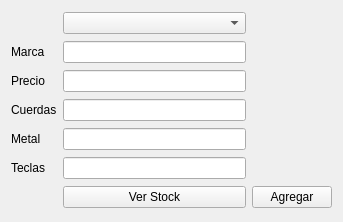
<?xml version="1.0" encoding="UTF-8"?>
<ui version="4.0">
 <class>Formulario</class>
 <widget class="QWidget" name="Formulario">
  <property name="geometry">
   <rect>
    <x>0</x>
    <y>0</y>
    <width>343</width>
    <height>222</height>
   </rect>
  </property>
  <property name="windowTitle">
   <string>Formulario</string>
  </property>
  <layout class="QGridLayout" name="gridLayout">
   <item row="3" column="1">
    <widget class="QLineEdit" name="leCantidadDeCuerdas"/>
   </item>
   <item row="4" column="1">
    <widget class="QLineEdit" name="leMetalUsado"/>
   </item>
   <item row="1" column="1">
    <widget class="QLineEdit" name="leMarca"/>
   </item>
   <item row="6" column="2">
    <widget class="QPushButton" name="btnAgregar">
     <property name="text">
      <string>Agregar</string>
     </property>
    </widget>
   </item>
   <item row="0" column="1">
    <widget class="QComboBox" name="cbInstrumento"/>
   </item>
   <item row="6" column="1">
    <widget class="QPushButton" name="btnVerStock">
     <property name="text">
      <string>Ver Stock</string>
     </property>
    </widget>
   </item>
   <item row="5" column="1">
    <widget class="QLineEdit" name="leCantidadDeTeclas"/>
   </item>
   <item row="2" column="1">
    <widget class="QLineEdit" name="lePrecio"/>
   </item>
   <item row="1" column="0">
    <widget class="QLabel" name="lMarca">
     <property name="text">
      <string>Marca</string>
     </property>
    </widget>
   </item>
   <item row="2" column="0">
    <widget class="QLabel" name="lPrecio">
     <property name="text">
      <string>Precio</string>
     </property>
    </widget>
   </item>
   <item row="3" column="0">
    <widget class="QLabel" name="lCuerdas">
     <property name="text">
      <string>Cuerdas</string>
     </property>
    </widget>
   </item>
   <item row="4" column="0">
    <widget class="QLabel" name="lMetalUsado">
     <property name="text">
      <string>Metal</string>
     </property>
    </widget>
   </item>
   <item row="5" column="0">
    <widget class="QLabel" name="lCantidadTeclas">
     <property name="text">
      <string>Teclas</string>
     </property>
    </widget>
   </item>
  </layout>
 </widget>
 <resources/>
 <connections/>
</ui>
